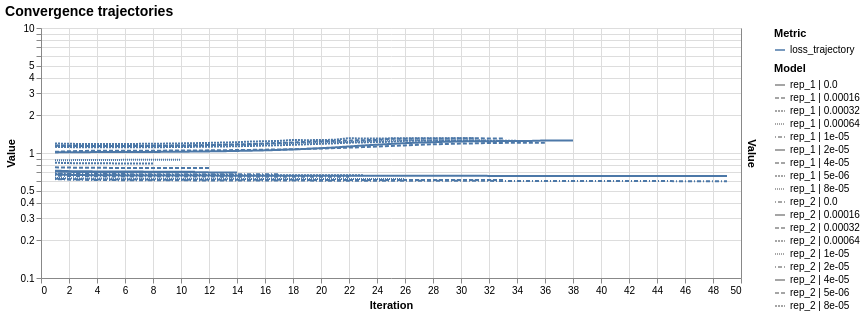

Source (notebook cell):
### Code cell
conv_data = model_collection.convergence_trajectory_df(
    id_vars=("dataset_name", "fusionreg")
)
multidms.plot.convergence_trajectory(
    conv_data,
    id_cols=["dataset_name", "fusionreg"],
    title="Convergence trajectories",
)

### Figure 1 — Vega-Lite specification as saved in the notebook (floating-point values rounded to 4 significant figures; data arrays with more than 128 entries replaced by an {"elided": "..."} marker saying what was removed)
{"config": {"view": {"continuousWidth": 300, "continuousHeight": 300}}, "layer": [{"mark": {"type": "line"}, "encoding": {"color": {"field": "metric", "title": "Metric", "type": "nominal"}, "opacity": {"condition": {"test": {"and": [{"param": "param_7f37f787dde9fd98"}, {"param": "param_18b04eb1ec054ff5"}]}, "value": 1}, "value": 0.1}, "strokeDash": {"field": "model_id", "title": "Model", "type": "nominal"}, "tooltip": [{"field": "iteration", "type": "quantitative"}, {"field": "metric", "type": "nominal"}, {"field": "value", "format": ".4g", "type": "quantitative"}, {"field": "model_id", "title": "model", "type": "nominal"}], "x": {"field": "iteration", "title": "Iteration", "type": "quantitative"}, "y": {"field": "value", "scale": {"type": "log"}, "title": "Value", "type": "quantitative"}}, "name": "view_e53ad6bfe21c54e6_0", "transform": [{"filter": {"param": "param_90384277a8e76232"}}, {"filter": "(datum.scale_type === 'log')"}]}, {"mark": {"type": "line"}, "encoding": {"color": {"field": "metric", "title": "Metric", "type": "nominal"}, "opacity": {"condition": {"test": {"and": [{"param": "param_7f37f787dde9fd98"}, {"param": "param_18b04eb1ec054ff5"}]}, "value": 1}, "value": 0.1}, "strokeDash": {"field": "model_id", "title": "Model", "type": "nominal"}, "tooltip": [{"field": "iteration", "type": "quantitative"}, {"field": "metric", "type": "nominal"}, {"field": "value", "format": ".4g", "type": "quantitative"}, {"field": "model_id", "title": "model", "type": "nominal"}], "x": {"field": "iteration", "title": "Iteration", "type": "quantitative"}, "y": {"field": "value", "scale": {}, "title": "Value", "type": "quantitative"}}, "transform": [{"filter": {"param": "param_90384277a8e76232"}}, {"filter": "(datum.scale_type === 'linear')"}]}], "data": {"name": "data-06acc5f2a24b064c5a431a8a696dfd89"}, "height": 250, "params": [{"name": "param_90384277a8e76232", "select": {"type": "point", "fields": ["group"]}, "bind": {"input": "select", "options": ["loss", "loss_per_variant", "objective_total", "objective_error", "alpha", "block_errors", "block_stepsizes", "block_iterations", "loss_per_variant_per_condition", "sparsity", "beta0_condition", "loss_per_condition"], "name": "Trajectory group "}, "value": [{"group": "loss"}], "views": ["view_e53ad6bfe21c54e6_0"]}, {"name": "param_7f37f787dde9fd98", "select": {"type": "point", "fields": ["metric"]}, "bind": "legend", "views": ["view_e53ad6bfe21c54e6_0"]}, {"name": "param_18b04eb1ec054ff5", "select": {"type": "point", "fields": ["model_id"]}, "bind": "legend", "views": ["view_e53ad6bfe21c54e6_0"]}], "resolve": {"scale": {"y": "independent"}}, "title": {"text": "Convergence trajectories", "anchor": "start", "fontSize": 14}, "width": 700, "$schema": "https://vega.github.io/schema/vega-lite/v6.1.0.json", "datasets": {"data-06acc5f2a24b064c5a431a8a696dfd89": {"elided": "13384 records"}}}
